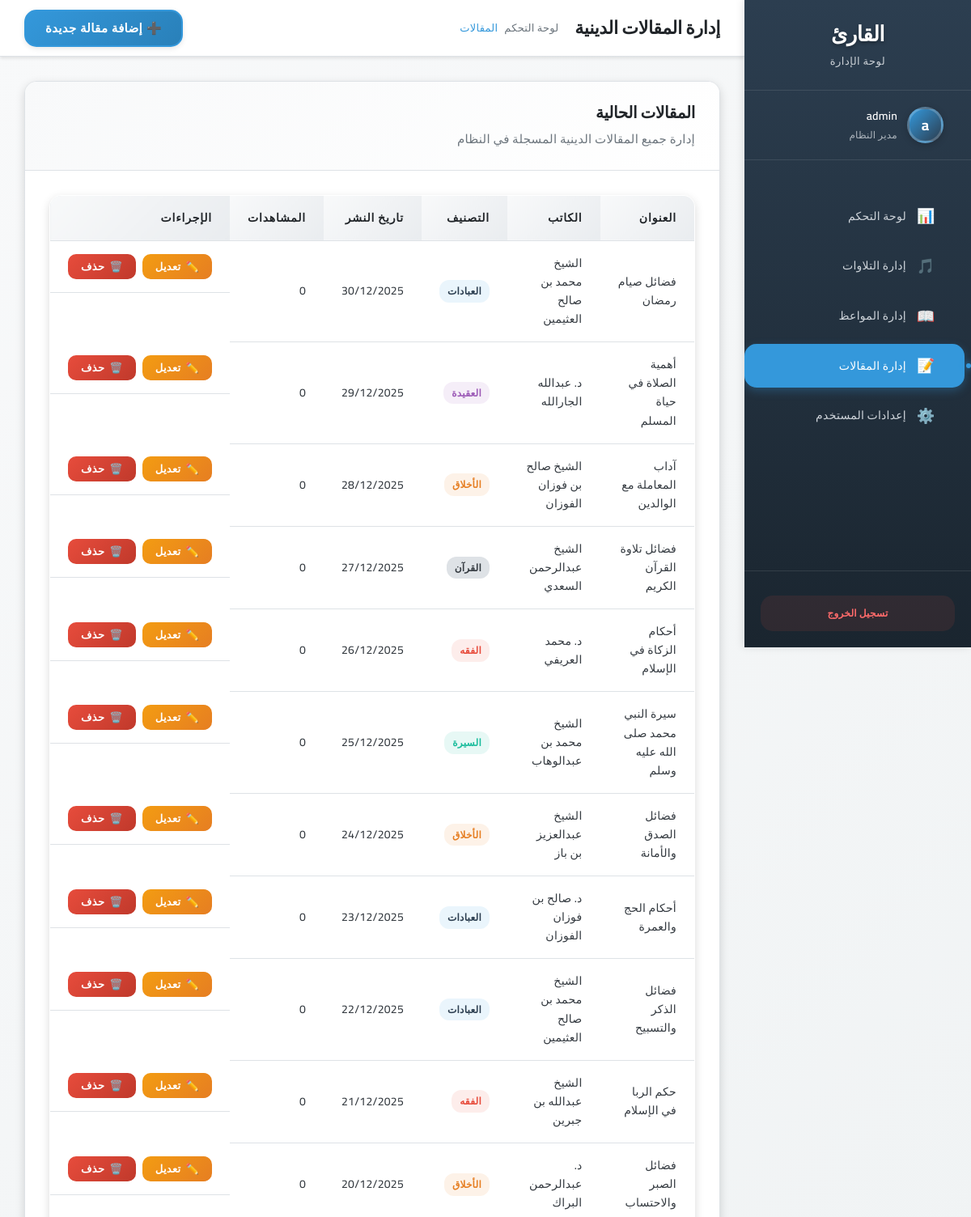
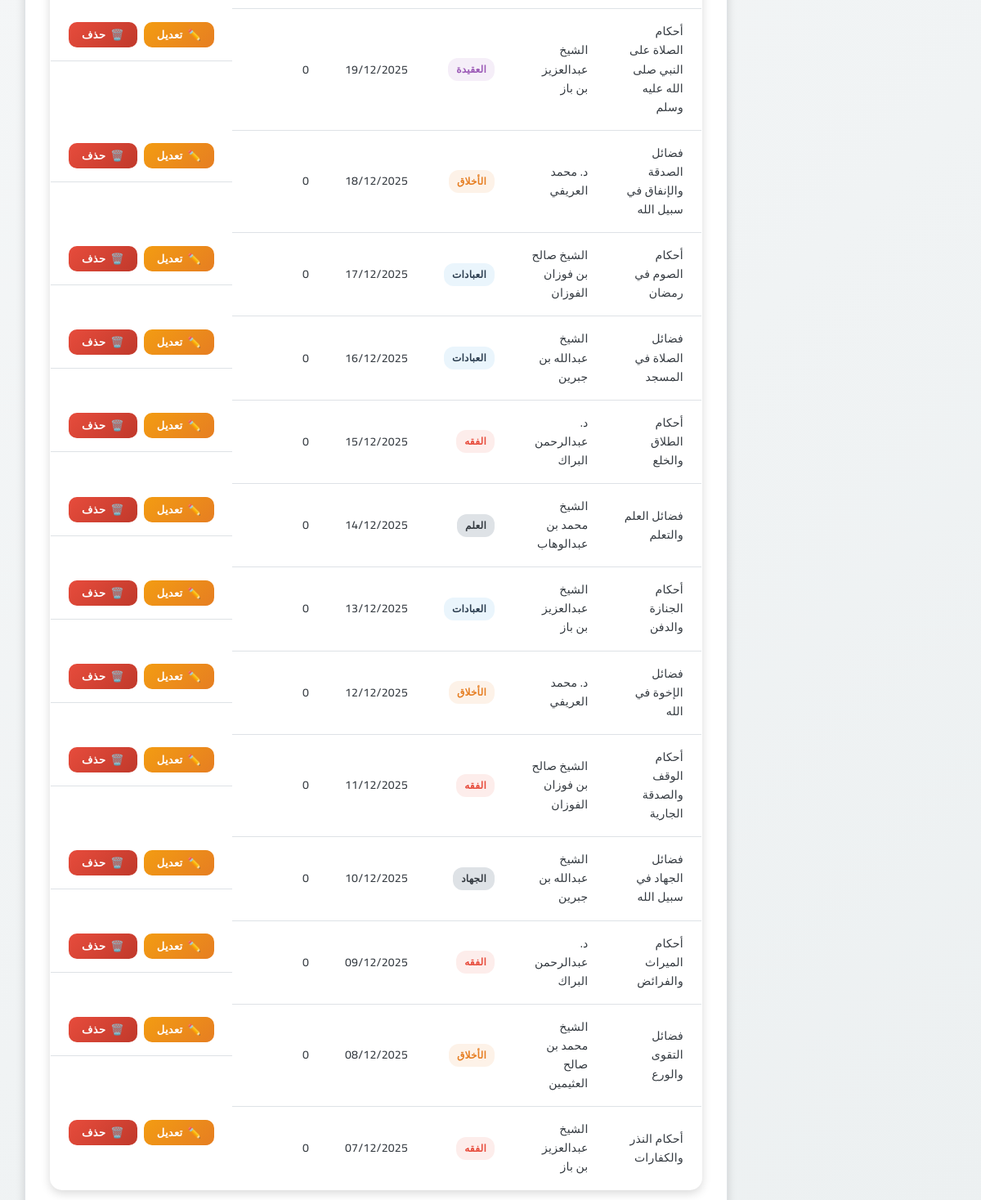
The app's page /admin/manage-articles.php (signed in) with its own data (2 pictures, top to bottom).
### tables this page shows
CREATE TABLE IF NOT EXISTS `articles` (
    `id` INT(11) NOT NULL AUTO_INCREMENT,
    `title` VARCHAR(255) NOT NULL,
    `author_name` VARCHAR(255) NOT NULL,
    `category` VARCHAR(100) NULL,
    `content` LONGTEXT NOT NULL,
    `image_path` VARCHAR(500) NULL,
    `publish_date` DATE NULL,
    `views_count` INT(11) NOT NULL DEFAULT 0,
    `is_featured` TINYINT(1) NOT NULL DEFAULT 0,
    `created_at` TIMESTAMP NOT NULL DEFAULT CURRENT_TIMESTAMP,
    `updated_at` TIMESTAMP NOT NULL DEFAULT CURRENT_TIMESTAMP ON UPDATE CURRENT_TIMESTAMP,
    PRIMARY KEY (`id`),
    INDEX `idx_publish_date` (`publish_date`),
    INDEX `idx_author_name` (`author_name`),
    INDEX `idx_category` (`category`),
    INDEX `idx_is_featured` (`is_featured`),
    FULLTEXT `ftx_title_content` (`title`, `content`)
);

### admin/manage-articles.php (the view, shortened to what this page needs)
<?php
include '../includes/activity_logger.php';
$current_page = 'articles';
$articles_items = [];
$result = $conn->query("SELECT * FROM articles ORDER BY publish_date DESC");
if ($result) {
    while ($row = $result->fetch_assoc()) {
        $articles_items[] = $row;
    }
} else {
    $message = 'خطأ في جلب المقالات: ' . $conn->error;
    $messageType = 'error';
}
?>
<!DOCTYPE html>
<html lang="ar" dir="rtl">
<head>
    <link rel="stylesheet" href="../css/admin-style.css">
</head>
<body>
    <div class="admin-wrapper">
        <aside class="admin-sidebar" id="sidebar">
            <div class="sidebar-header">
                <h1 class="sidebar-logo">القارئ</h1>
                <p class="sidebar-subtitle">لوحة الإدارة</p>
            </div>
            <div class="sidebar-user-info">
                <div class="user-info">
                    <div class="user-avatar">
                        <?php echo mb_substr($_SESSION['admin_username'], 0, 1, 'UTF-8'); ?>
                    </div>
                    <div>
                        <div style="font-weight: 600; font-size: 14px;">
                            <?php echo htmlspecialchars($_SESSION['admin_username']); ?>
                        </div>
                        <div style="font-size: 12px; opacity: 0.8;">مدير النظام</div>
                    </div>
                </div>
            </div>
            <nav class="sidebar-nav">
                <div class="sidebar-nav-item">
                    <a href="index.php" class="sidebar-nav-link <?php echo ($current_page === 'dashboard') ? 'active' : ''; ?>">
                        <span class="sidebar-nav-icon">📊</span>
                        لوحة التحكم
                    </a>
                </div>
                <div class="sidebar-nav-item">
                    <a href="manage-tilawat.php" class="sidebar-nav-link <?php echo ($current_page === 'tilawat') ? 'active' : ''; ?>">
                        <span class="sidebar-nav-icon">🎵</span>
                        إدارة التلاوات
                    </a>
                </div>
                <div class="sidebar-nav-item">
                    <a href="manage-hekum.php" class="sidebar-nav-link <?php echo ($current_page === 'hekum') ? 'active' : ''; ?>">
                        <span class="sidebar-nav-icon">📖</span>
                        إدارة المواعظ
                    </a>
                </div>
                <div class="sidebar-nav-item">
                    <a href="manage-articles.php" class="sidebar-nav-link <?php echo ($current_page === 'articles') ? 'active' : ''; ?>">
                        <span class="sidebar-nav-icon">📝</span>
                        إدارة المقالات
                    </a>
                </div>
                <div class="sidebar-nav-item">
                    <a href="user_settings.php" class="sidebar-nav-link <?php echo ($current_page === 'settings') ? 'active' : ''; ?>">
                        <span class="sidebar-nav-icon">⚙️</span>
                        إعدادات المستخدم
                    </a>
                </div>
            </nav>
            <div class="sidebar-footer">
                <a href="logout.php" class="logout-link">تسجيل الخروج</a>
            </div>
        </aside>
        <div class="admin-main">
            <header class="admin-header">
                <div class="header-left">
                    <div class="header-title">إدارة المقالات الدينية</div>
                    <nav class="header-breadcrumb">
                        <span class="breadcrumb-item">لوحة التحكم</span>
                        <span class="breadcrumb-item active">المقالات</span>
                    </nav>
                </div>
                <div class="header-actions">
                    <button class="btn btn-primary" onclick="showAddForm()">
                        <span style="margin-left: 5px;">➕</span>
                        إضافة مقالة جديدة
                    </button>
                </div>
            </header>
            <main class="admin-content">
                <div class="admin-card">
                    <div class="card-header">
                        <h3 class="card-title">المقالات الحالية</h3>
                        <p class="card-subtitle">إدارة جميع المقالات الدينية المسجلة في النظام</p>
                    </div>
                    <div class="card-body">
                        <?php if (!empty($articles_items)): ?>
                            <div class="table-responsive">
                                <table class="admin-table">
                                    <thead>
                                        <tr>
                                            <th>العنوان</th>
                                            <th>الكاتب</th>
                                            <th>التصنيف</th>
                                            <th>تاريخ النشر</th>
                                            <th>المشاهدات</th>
                                            <th>الإجراءات</th>
                                        </tr>
                                    </thead>
                                    <tbody>
                                        <?php foreach ($articles_items as $article): ?>
                                            <tr>
                                                <td><?php echo htmlspecialchars($article['title']); ?></td>
                                                <td><?php echo htmlspecialchars($article['author_name']); ?></td>
                                                <td>
                                                    <span class="category-badge <?php echo 'category-' . strtolower(str_replace(' ', '-', $article['category'] ?: 'عام')); ?>">
                                                        <?php echo htmlspecialchars($article['category'] ?: 'عام'); ?>
                                                    </span>
                                                </td>
                                                <td><?php echo date('d/m/Y', strtotime($article['publish_date'])); ?></td>
                                                <td><?php echo number_format($article['views_count']); ?></td>
                                                <td class="action-buttons">
                                                    <button class="action-btn btn-warning edit-btn"
                                                            data-id="<?php echo $article['id']; ?>"
                                                            data-title="<?php echo htmlspecialchars($article['title']); ?>"
                                                            data-author="<?php echo htmlspecialchars($article['author_name']); ?>"
                                                            data-category="<?php echo htmlspecialchars($article['category'] ?: 'عام'); ?>"
                                                            data-date="<?php echo $article['publish_date']; ?>"
                                                            data-content="<?php echo htmlspecialchars($article['content']); ?>">
                                                        <span>✏️</span> تعديل
                                                    </button>
                                                    <button class="action-btn btn-danger"
                                                            onclick="deleteArticleItem(<?php echo $article['id']; ?>, '<?php echo htmlspecialchars($article['title']); ?>')">
                                                        <span>🗑️</span> حذف
                                                    </button>
                                                </td>
                                            </tr>
                                        <?php endforeach; ?>
                                    </tbody>
                                </table>
                            </div>
                        <?php endif; ?>
                    </div>
                </div>
            </main>
        </div>
    </div>
</body>
</html>

### admin/manage-articles.php (style rules this page uses)
.sidebar-user-info { padding: 20px; border-bottom: 1px solid rgba(255, 255, 255, 0.1); margin-bottom: 20px; }
.sidebar-user-info .user-info { display: flex; align-items: center; gap: 12px; }
.sidebar-user-info .user-avatar { width: 45px; height: 45px; border-radius: 50%; background: linear-gradient(135deg, var(--admin-secondary), var(--admin-primary)); display: flex; align-items: center; justify-content: center; color: var(--admin-white); font-weight: 700; font-size: 18px; border: 3px solid rgba(255, 255, 255, 0.2); }
.sidebar-user-info .user-info div:last-child { flex: 1; }
.sidebar-user-info .user-info div:last-child div:first-child { font-weight: 700; font-size: 16px; color: var(--admin-white); margin-bottom: 2px; }
.sidebar-user-info .user-info div:last-child div:last-child { font-size: 12px; opacity: 0.8; color: var(--admin-gray-300); }
.sidebar-footer { padding: 20px; border-top: 1px solid rgba(255, 255, 255, 0.1); margin-top: auto; }
.sidebar-footer .logout-link { display: block; text-align: center; padding: 12px 20px; background: rgba(231, 76, 60, 0.1); color: #ff6b6b; text-decoration: none; border-radius: var(--radius-lg); font-weight: 600; transition: var(--transition-normal); }
.sidebar-nav-item { margin-bottom: 8px; }
.sidebar-nav-link { display: flex; align-items: center; gap: 12px; padding: 12px 20px; color: var(--admin-gray-300); text-decoration: none; border-radius: var(--radius-lg); transition: var(--transition-normal); font-weight: 500; font-size: 14px; }
.sidebar-nav-link.active { background: var(--admin-secondary); color: var(--admin-white); box-shadow: 0 4px 12px rgba(52, 152, 219, 0.3); }
.sidebar-nav-icon { font-size: 18px; min-width: 20px; text-align: center; }
.admin-sidebar { display: flex; flex-direction: column; height: 100vh; }
.sidebar-nav { flex: 1; }
.category-badge { display: inline-block; padding: 4px 10px; border-radius: 12px; font-size: 12px; font-weight: 600; text-align: center; background: var(--admin-gray-200); color: var(--admin-gray-700); }
.category-العبادات { background: rgba(52, 152, 219, 0.1); color: var(--admin-primary); }
.category-العقيدة { background: rgba(155, 89, 182, 0.1); color: #9b59b6; }
.category-الأخلاق { background: rgba(230, 126, 34, 0.1); color: #e67e22; }
.category-السيرة { background: rgba(26, 188, 156, 0.1); color: #1abc9c; }
.category-الفقه { background: rgba(231, 76, 60, 0.1); color: #e74c3c; }

### records on screen
articles: title "فضائل صيام رمضان", author_name "الشيخ محمد بن صالح العثيمين", category "العبادات", publish_date "30/12/2025", views_count "0"
articles: title "أهمية الصلاة في حياة المسلم", author_name "د. عبدالله الجارالله", category "العقيدة", publish_date "29/12/2025", views_count "0"
articles: title "آداب المعاملة مع الوالدين", author_name "الشيخ صالح بن فوزان الفوزان", category "الأخلاق", publish_date "28/12/2025", views_count "0"
articles: title "فضائل تلاوة القرآن الكريم", author_name "الشيخ عبدالرحمن السعدي", category "القرآن", publish_date "27/12/2025", views_count "0"
articles: title "أحكام الزكاة في الإسلام", author_name "د. محمد العريفي", category "الفقه", publish_date "26/12/2025", views_count "0"
articles: title "سيرة النبي محمد صلى الله عليه وسلم", author_name "الشيخ محمد بن عبدالوهاب", category "السيرة", publish_date "25/12/2025", views_count "0"
articles: title "فضائل الصدق والأمانة", author_name "الشيخ عبدالعزيز بن باز", category "الأخلاق", publish_date "24/12/2025", views_count "0"
articles: title "أحكام الحج والعمرة", author_name "د. صالح بن فوزان الفوزان", category "العبادات", publish_date "23/12/2025", views_count "0"
articles: title "فضائل الذكر والتسبيح", author_name "الشيخ محمد بن صالح العثيمين", category "العبادات", publish_date "22/12/2025", views_count "0"
articles: title "حكم الربا في الإسلام", author_name "الشيخ عبدالله بن جبرين", category "الفقه", publish_date "21/12/2025", views_count "0"
articles: title "فضائل الصبر والاحتساب", author_name "د. عبدالرحمن البراك", category "الأخلاق", publish_date "20/12/2025", views_count "0"
articles: title "أحكام الصلاة على النبي صلى الله عليه وسلم", author_name "الشيخ عبدالعزيز بن باز", category "العقيدة", publish_date "19/12/2025", views_count "0"
articles: title "فضائل الصدقة والإنفاق في سبيل الله", author_name "د. محمد العريفي", category "الأخلاق", publish_date "18/12/2025", views_count "0"
articles: title "أحكام الصوم في رمضان", author_name "الشيخ صالح بن فوزان الفوزان", category "العبادات", publish_date "17/12/2025", views_count "0"
articles: title "فضائل الصلاة في المسجد", author_name "الشيخ عبدالله بن جبرين", category "العبادات", publish_date "16/12/2025", views_count "0"
articles: title "أحكام الطلاق والخلع", author_name "د. عبدالرحمن البراك", category "الفقه", publish_date "15/12/2025", views_count "0"
articles: title "فضائل العلم والتعلم", author_name "الشيخ محمد بن عبدالوهاب", category "العلم", publish_date "14/12/2025", views_count "0"
articles: title "أحكام الجنازة والدفن", author_name "الشيخ عبدالعزيز بن باز", category "العبادات", publish_date "13/12/2025", views_count "0"
articles: title "فضائل الإخوة في الله", author_name "د. محمد العريفي", category "الأخلاق", publish_date "12/12/2025", views_count "0"
articles: title "أحكام الوقف والصدقة الجارية", author_name "الشيخ صالح بن فوزان الفوزان", category "الفقه", publish_date "11/12/2025", views_count "0"
articles: title "فضائل الجهاد في سبيل الله", author_name "الشيخ عبدالله بن جبرين", category "الجهاد", publish_date "10/12/2025", views_count "0"
articles: title "أحكام الميراث والفرائض", author_name "د. عبدالرحمن البراك", category "الفقه", publish_date "09/12/2025", views_count "0"
articles: title "فضائل التقوى والورع", author_name "الشيخ محمد بن صالح العثيمين", category "الأخلاق", publish_date "08/12/2025", views_count "0"
articles: title "أحكام النذر والكفارات", author_name "الشيخ عبدالعزيز بن باز", category "الفقه", publish_date "07/12/2025", views_count "0"

### other values on screen
mb_substr($_SESSION['admin_username'], 0, 1, 'UTF-8') "a"
$_SESSION['admin_username'] "admin"
